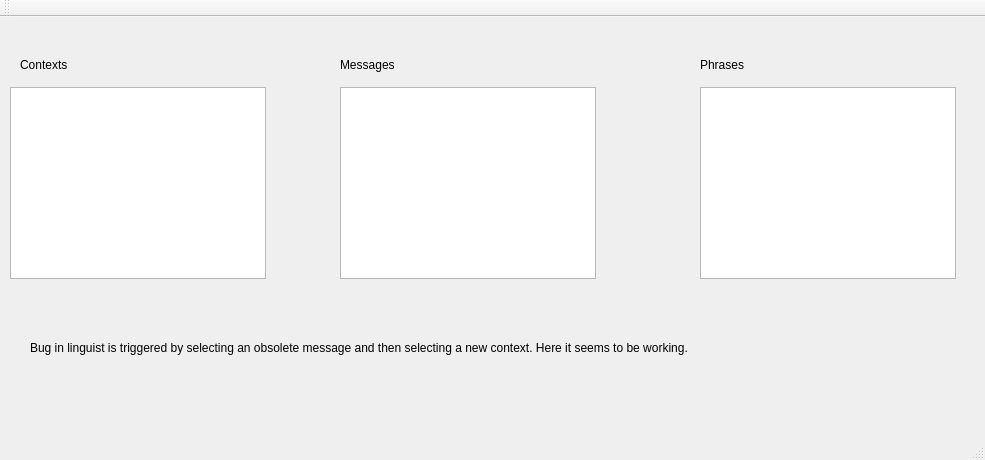
<?xml version="1.0" encoding="UTF-8"?>
<ui version="4.0">
 <class>MainWindow</class>
 <widget class="QMainWindow" name="MainWindow">
  <property name="geometry">
   <rect>
    <x>0</x>
    <y>0</y>
    <width>985</width>
    <height>460</height>
   </rect>
  </property>
  <property name="windowTitle">
   <string>MainWindow</string>
  </property>
  <widget class="QWidget" name="centralWidget">
   <widget class="QTreeView" name="c">
    <property name="geometry">
     <rect>
      <x>700</x>
      <y>70</y>
      <width>256</width>
      <height>192</height>
     </rect>
    </property>
   </widget>
   <widget class="QTreeView" name="b">
    <property name="geometry">
     <rect>
      <x>340</x>
      <y>70</y>
      <width>256</width>
      <height>192</height>
     </rect>
    </property>
   </widget>
   <widget class="QTreeView" name="a">
    <property name="geometry">
     <rect>
      <x>10</x>
      <y>70</y>
      <width>256</width>
      <height>192</height>
     </rect>
    </property>
   </widget>
   <widget class="QLabel" name="label">
    <property name="geometry">
     <rect>
      <x>20</x>
      <y>40</y>
      <width>60</width>
      <height>16</height>
     </rect>
    </property>
    <property name="text">
     <string>Contexts</string>
    </property>
   </widget>
   <widget class="QLabel" name="label_2">
    <property name="geometry">
     <rect>
      <x>340</x>
      <y>40</y>
      <width>60</width>
      <height>16</height>
     </rect>
    </property>
    <property name="text">
     <string>Messages</string>
    </property>
   </widget>
   <widget class="QLabel" name="label_3">
    <property name="geometry">
     <rect>
      <x>700</x>
      <y>40</y>
      <width>60</width>
      <height>16</height>
     </rect>
    </property>
    <property name="text">
     <string>Phrases</string>
    </property>
   </widget>
   <widget class="QLabel" name="label_4">
    <property name="geometry">
     <rect>
      <x>30</x>
      <y>300</y>
      <width>931</width>
      <height>61</height>
     </rect>
    </property>
    <property name="text">
     <string>Bug in linguist is triggered by selecting an obsolete message and then selecting a new context. Here it seems to be working.</string>
    </property>
   </widget>
  </widget>
  <widget class="QMenuBar" name="menuBar">
   <property name="geometry">
    <rect>
     <x>0</x>
     <y>0</y>
     <width>985</width>
     <height>22</height>
    </rect>
   </property>
  </widget>
  <widget class="QToolBar" name="mainToolBar">
   <attribute name="toolBarArea">
    <enum>TopToolBarArea</enum>
   </attribute>
   <attribute name="toolBarBreak">
    <bool>false</bool>
   </attribute>
  </widget>
  <widget class="QStatusBar" name="statusBar"/>
 </widget>
 <layoutdefault spacing="6" margin="11"/>
 <resources/>
 <connections/>
</ui>
